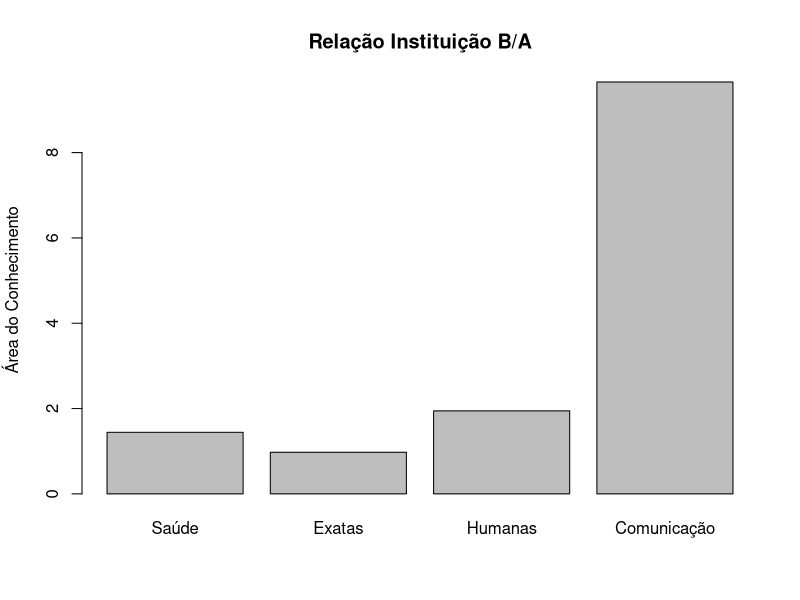
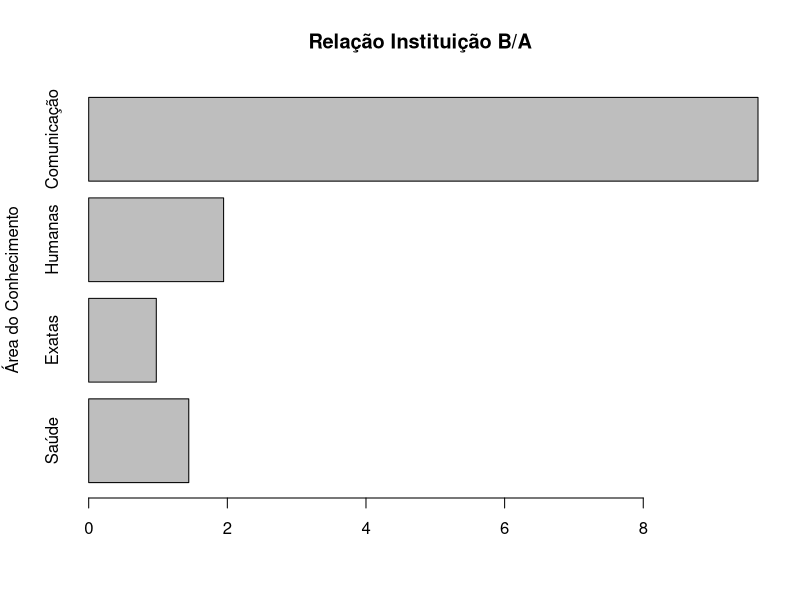
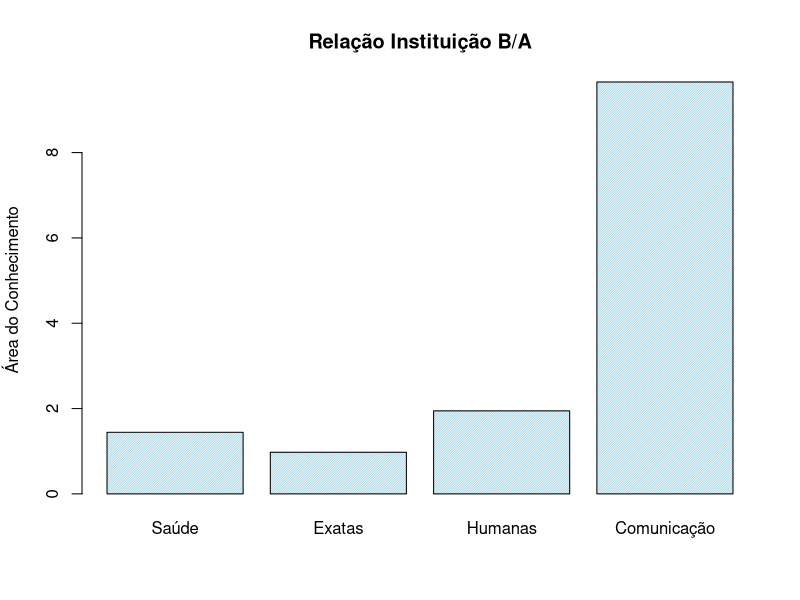
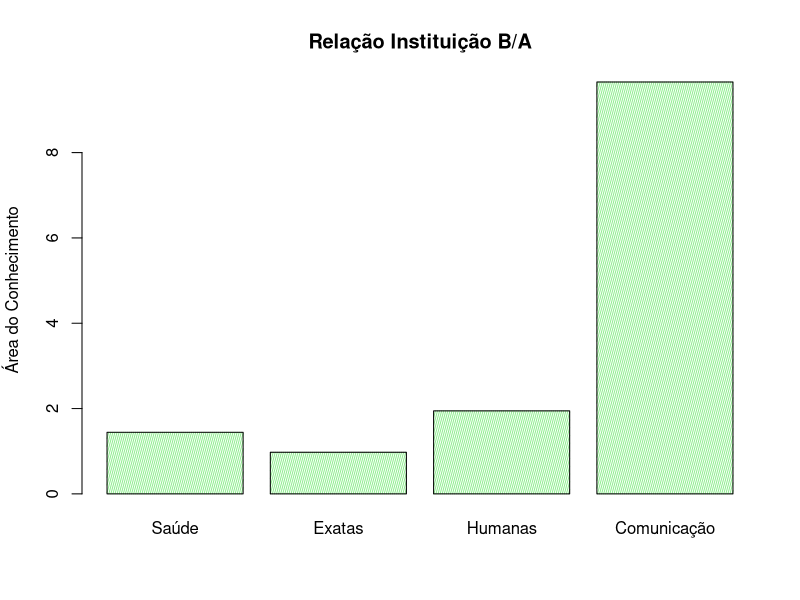
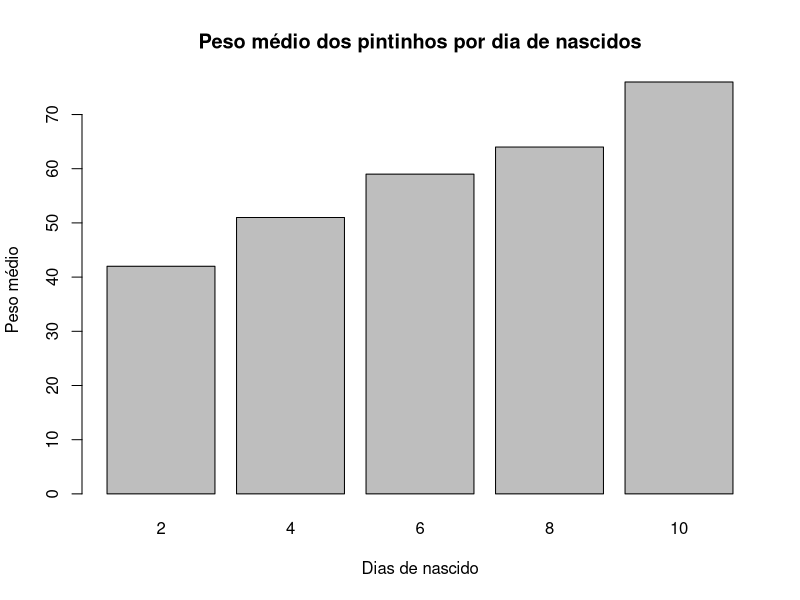
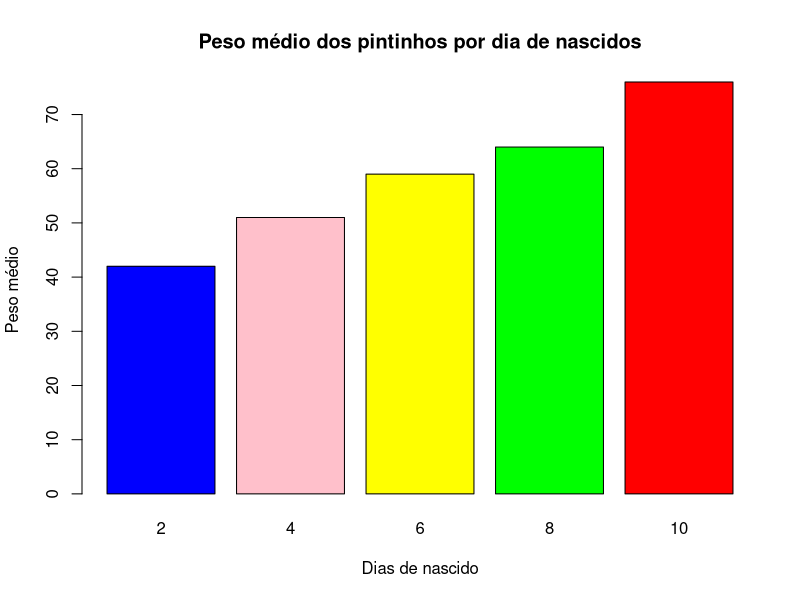
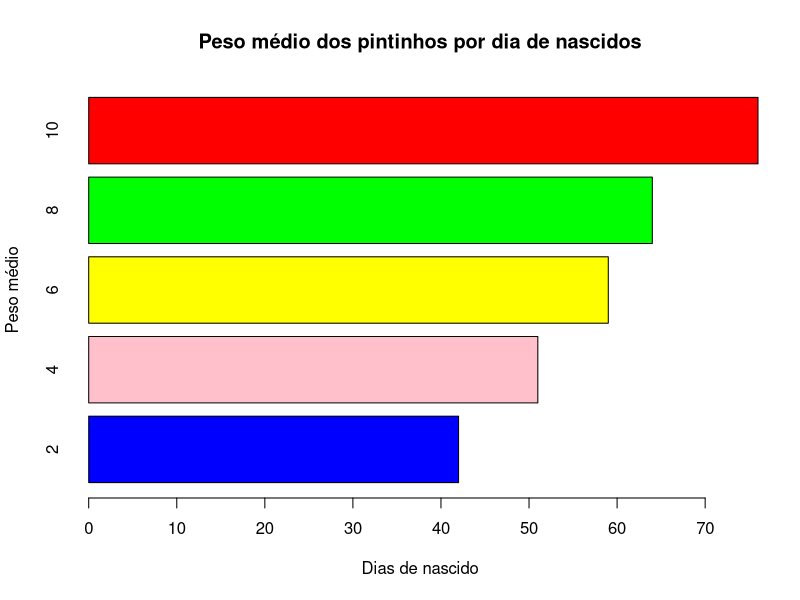
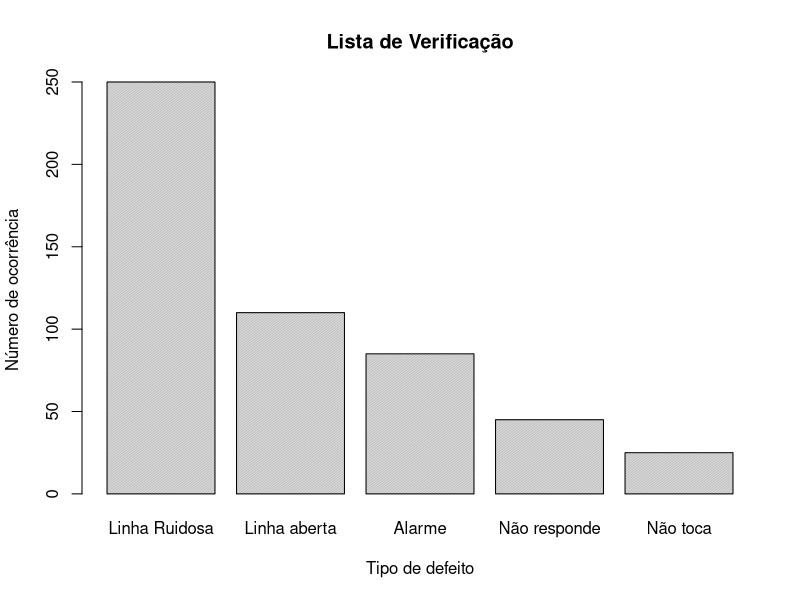

These charts were generated, in order, by the following R code:
## ---- chunk 1
library(dplyr)
library(magrittr)
## ---- chunk 2
base <- 
  tibble(
    "Área do conhecimento" = c("Saúde", "Exatas", "Humanas", "Comunicação"),
    "Instituição A" = c(1751, 2186, 947,  29),
    "Instituição B" = c(2528, 2132, 1843, 280)
  )

base %<>% mutate("Relação B com A" = `Instituição B`/`Instituição A`)

barplot(
  base$`Relação B com A`, names.arg = base$`Área do conhecimento`,
  main = "Relação Instituição B/A", ylab = "Área do Conhecimento"
)
## ---- chunk 3
barplot(
  base$`Relação B com A`, names.arg = base$`Área do conhecimento`,
  main = "Relação Instituição B/A", ylab = "Área do Conhecimento",
  horiz = T
)
## ---- chunk 4
barplot(
  base$`Relação B com A`, names.arg = base$`Área do conhecimento`,
  main = "Relação Instituição B/A", ylab = "Área do Conhecimento",
  density = 60, col = "lightblue"
)
## ---- chunk 5
barplot(
  base$`Relação B com A`, names.arg = base$`Área do conhecimento`,
  main = "Relação Instituição B/A", ylab = "Área do Conhecimento",
  density = 50, angle = 75, col = "lightgreen"
)
## ---- chunk 6
base <- 
  tibble(
    "Dias de Nascido" = c(2,4,6,8,10) %>% as.character(),
    Peso = c(42,51,59,64,76)
  )

barplot(
  base$Peso, names.arg = base$`Dias de Nascido`,
  main = "Peso médio dos pintinhos por dia de nascidos",
  xlab = "Dias de nascido", ylab = "Peso médio"
)
## ---- chunk 7
barplot(
  base$Peso, names.arg = base$`Dias de Nascido`,
  main = "Peso médio dos pintinhos por dia de nascidos",
  xlab = "Dias de nascido", ylab = "Peso médio",
  col = c("blue", "pink", "yellow", "green", "red")
)
## ---- chunk 8
barplot(
  base$Peso, names.arg = base$`Dias de Nascido`,
  main = "Peso médio dos pintinhos por dia de nascidos",
  xlab = "Dias de nascido", ylab = "Peso médio",
  col = c("blue", "pink", "yellow", "green", "red"),
  horiz = T
)
## ---- chunk 9
lista_de_verificacao <- 
  tibble(
    "Tipo de defeito" = c("Linha Ruidosa", "Linha aberta", "Alarme", "Não responde", "Não toca"),
    "Número de ocorrência" = c(250,110,85,45,25)
  )

barplot(
  lista_de_verificacao$`Número de ocorrência`, names.arg = lista_de_verificacao$`Tipo de defeito`,
  main = "Lista de Verificação", xlab = "Tipo de defeito", ylab = "Número de ocorrência",
  density = 80, angle = 120
)
## ---- chunk 10
base_cotinina <- 
  tibble(
    "Nível de Cotinina (ng/ml)" = c("0-13", "14-49", "50-99", "100-149", "150-199", "200-249", "250-299", "300+"),
    Fumantes = c(78,133,142,206,197,220,151,412),
    "Não-fumantes" = c(3300,72,23,15,7,8,9,11)
  )

matrix(
  c(base_cotinina$Fumantes, base_cotinina$`Não-fumantes`), ncol = 2,
  dimnames = list(base_cotinina$`Nível de Cotinina (ng/ml)`, c("Fumantes", "Não-fumantes"))
) %>% 
  t %>% 
  barplot(
    beside = T, cex.names = 0.9, legend.text = c("Fumantes", "Não-fumantes"),
    xlab = "Nível de Cotinina (ng/ml)", ylab = "Frequência",
    main = "Frequência do nível de cotinina em fumantes e não-fumantes",
    col = c("#000000", "#5F021F")
  )
## ---- chunk 11
library(dplyr)
## ---- chunk 12
data("InsectSprays")

InsectSprays %>% 
  boxplot(count~spray, data = ., col = "lightgray",
          main = "Contagem por tipos de inseticida")
## ---- chunk 13
InsectSprays %>% 
  boxplot(count~spray, data = ., col = "lightgray",
          main = "Contagem por tipos de inseticida", outline = F)
## ---- chunk 14
InsectSprays %>% 
  boxplot(count~spray, data = ., col = "lightgray",
          main = "Contagem por tipos de inseticida", boxwex = 0.3)
## ---- chunk 15
data("rock")

x <- rock$peri[rock$area <= mean(rock$area)]
y <- rock$peri[rock$area >  mean(rock$area)]
